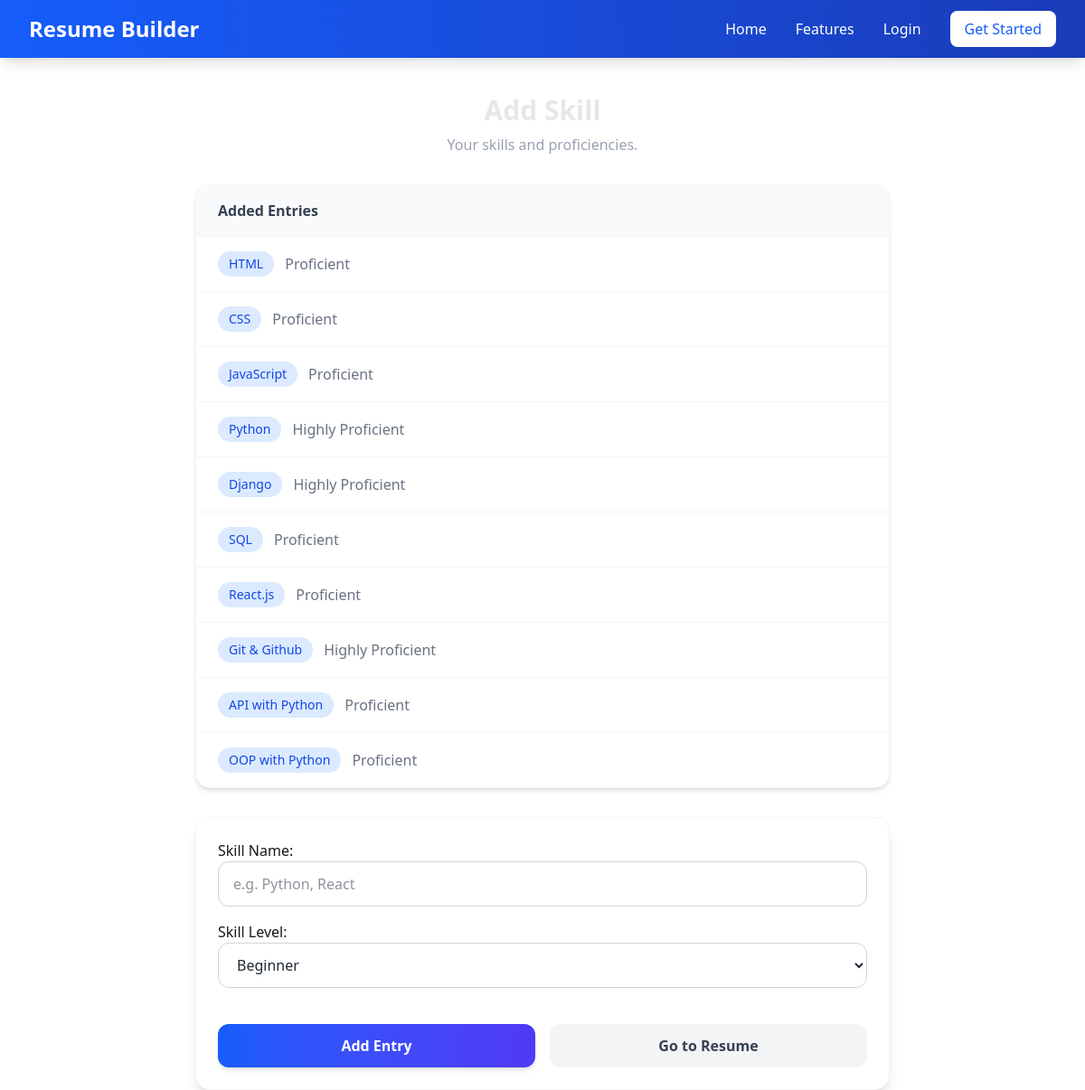
Screenshot of /resume_builder/update_skill/1/ with the database file from the repository.
### resume_builder/models.py (models this page shows, shortened)
class ResumeSkills(models.Model):
    SKILL_LEVEL_CHOICES = (
        ('Beginner', 'Beginner'),
        ('Intermediate', 'Intermediate'),
        ('Proficient', 'Proficient'),
        ('Highly Proficient', 'Highly Proficient'),
        ('Expert', 'Expert'),
    )
    resume = models.ForeignKey(Resumes, on_delete=models.CASCADE)
    skill_name = models.CharField(max_length=100)
    skill_level = models.CharField(max_length=30, choices=SKILL_LEVEL_CHOICES, default='Beginner')

### resume_builder/views.py (the view)
# urls.py: path('update_skill/<int:pk>/', update_skill, name='update_skill'),
def update_skill(request, pk):
    resume =Resumes.objects.get(pk=pk)
    data = ResumeSkills.objects.filter(resume=resume)
    if request.method == 'POST':
        form = ResumeSkillForm(request.POST)
        if form.is_valid():
            skill = form.save(commit=False)
            skill.resume = resume
            skill.save()
            return redirect('update_skill', pk=resume.pk)
    else:
        form = ResumeSkillForm()
    context = {
        'form': form,
        'data': data,
        'title': 'Add Skill',
        'subtitle': 'Your skills and proficiencies.',
        'resume': resume,
    }
    return render(request, 'resume_builder/resume_update_multi.html', context)

### resume_builder/forms.py
class ResumeSkillForm(forms.ModelForm):
    class Meta:
        model = ResumeSkills
        fields = ['skill_name', 'skill_level']
        labels = {
            'skill_name': 'Skill Name',
            'skill_level': 'Skill Level',
        }
        widgets = {
            'skill_name': forms.TextInput(attrs={
                'class': 'w-full px-4 py-3 border border-gray-300 rounded-xl focus:outline-none focus:ring-2 focus:ring-blue-500 focus:border-transparent text-gray-800',
                'placeholder': 'e.g. Python, React'
            }),
            'skill_level': forms.Select(attrs={
                'class': 'w-full px-4 py-3 border border-gray-300 rounded-xl focus:outline-none focus:ring-2 focus:ring-blue-500 focus:border-transparent text-gray-800'
            }),
        }
    def __init__(self, *args, **kwargs):
        super().__init__(*args, **kwargs)
        for field in self.fields.values():
            field.widget.attrs['style'] = 'color: #1f2937;'

### templates/resume_builder/resume_update_multi.html (shortened to what this page needs)
{% extends 'base.html' %}
{% load tailwind_tags %}
{% block content %}
<div class="max-w-3xl mx-auto mt-10">
    <div class="mb-8 text-center">
        <h2 class="text-3xl font-bold text-gray-200 mb-2">{{ title }}</h2>
        <p class="text-gray-400">{{ subtitle }}</p>
    </div>
    {% if data %}
    <div class="bg-white rounded-2xl shadow-md border border-gray-100 mb-8 overflow-hidden">
        <div class="bg-gray-50 px-6 py-4 border-b border-gray-100">
            <h3 class="font-semibold text-gray-700">Added Entries</h3>
        </div>
        <ul class="divide-y divide-gray-100">
            {% for d in data %}
            {% if d.institution %}
            <li class="flex items-center justify-between px-6 py-4 hover:bg-gray-50 transition">
                <div>
                    <span class="font-medium text-gray-800">{{d.institution}}</span>
                    <span class="text-gray-500 mx-2">-</span>
                    <span class="text-gray-600">{{d.degree}}</span>
                </div>
                <span class="text-sm text-gray-400">{{d.grade}}</span>
            </li>
            {% elif d.skill_name %}
            <li class="flex items-center justify-between px-6 py-4 hover:bg-gray-50 transition">
                <div class="flex items-center gap-3">
                    <span class="px-3 py-1 bg-blue-100 text-blue-700 rounded-full text-sm font-medium">{{d.skill_name}}</span>
                    <span class="text-gray-500">{{d.skill_level}}</span>
                </div>
            </li>
            {% endif %}
            {% endfor %}
        </ul>
    </div>
    {% endif %}
    <div class="bg-white rounded-2xl shadow-lg border border-gray-100 p-6">
        <form method="POST" novalidate class="space-y-6">
            <div class="space-y-4">
                {{ form }}
            </div>
            <div class="flex flex-col sm:flex-row gap-4 pt-4">
                <button type="submit"
                    class="flex-1 bg-gradient-to-r from-blue-600 to-indigo-600 text-white py-3 px-6 rounded-xl font-semibold hover:from-blue-700 hover:to-indigo-700 transition-all transform hover:scale-[1.02] shadow-md">
                    Add Entry
                </button>
                <a href="{% url 'show_resume' pk=resume.pk %}"
                    class="flex-1 text-center bg-gray-100 text-gray-700 py-3 px-6 rounded-xl font-semibold hover:bg-gray-200 transition">
                    Go to Resume
                </a>
            </div>
        </form>
    </div>
</div>
{% endblock %}

### templates/base.html (shortened to what this page needs)
{% load tailwind_tags %}
{% tailwind_css %}
<!DOCTYPE html>
<html lang="en">
<head>
    {% load static %}
    <link rel="stylesheet" href="{% static 'css/style.css' %}">
</head>
<body>
    {% include 'navigation.html' %}
    <main>
        {% block content %} {% endblock %}
    </main>
</body>
</html>

### templates/navigation.html (shortened to what this page needs)
{% load static %}
<nav class="bg-gradient-to-r from-blue-600 to-blue-800 shadow-lg sticky top-0 z-50">
    <div class="max-w-7xl mx-auto px-4 sm:px-6 lg:px-8">
        <div class="flex justify-between items-center h-16">
            <div class="flex-shrink-0">
                <a href="{% url 'home' %}" class="text-white text-2xl font-bold hover:text-blue-200 transition duration-300">
                    Resume Builder
                </a>
            </div>
            <div class="hidden md:flex items-center space-x-8">
                {% if user.is_authenticated %}
                 <a href="{% url 'app_home' %}" class="bg-gray-700 text-white px-4 py-2 rounded-lg hover:bg-gray-500 transition duration-300 font-medium">
                    Dashboard
                </a>
                 <a href="{% url 'create_resume' %}" class="bg-blue-500 text-white px-4 py-2 rounded-lg hover:bg-blue-600 transition duration-300 font-medium">
                    + Create Resume
                </a>
                 {% else %}
                  <a href="#home" class="text-white hover:text-blue-200 transition duration-300 font-medium">
                    Home
                </a>
                <a href="#features" class="text-white hover:text-blue-200 transition duration-300 font-medium">
                    Features
                </a>
                {% endif %}
                {% if user.is_authenticated %}
                 <span>Welcome, {{ user.username }}!</span>
                      <a href="{% url 'logout' %}" class="text-white bg-red-500 hover:bg-red-600 px-4 py-2 rounded-lg transition duration-300 font-medium">
                          Logout
                      </a>
                {% else %}
                <a href="{% url 'login' %}" class="text-white hover:text-blue-200 transition duration-300 font-medium">
                    Login
                </a>
                 <a href="{% url 'signup' %}"
                    class="bg-white text-blue-600 px-4 py-2 rounded-lg hover:bg-blue-100 transition duration-300 font-medium"
                >
                    Get Started
                </a>
                {% endif %}
            </div>
        </div>
    </div>
</nav>

### static/css/style.css (style rules this page uses)
html { scroll-behavior: smooth; scroll-padding-top: 5rem; }

### rows the page displays
ResumeSkills: skill_name "HTML", skill_level "Proficient"
ResumeSkills: skill_name "CSS", skill_level "Proficient"
ResumeSkills: skill_name "JavaScript", skill_level "Proficient"
ResumeSkills: skill_name "Python", skill_level "Highly Proficient"
ResumeSkills: skill_name "Django", skill_level "Highly Proficient"
ResumeSkills: skill_name "SQL", skill_level "Proficient"
ResumeSkills: skill_name "React.js", skill_level "Proficient"
ResumeSkills: skill_name "Git & Github", skill_level "Highly Proficient"
ResumeSkills: skill_name "API with Python", skill_level "Proficient"
ResumeSkills: skill_name "OOP with Python", skill_level "Proficient"

### other values shown
{{ title }} "Add Skill"
{{ subtitle }} "Your skills and proficiencies."
